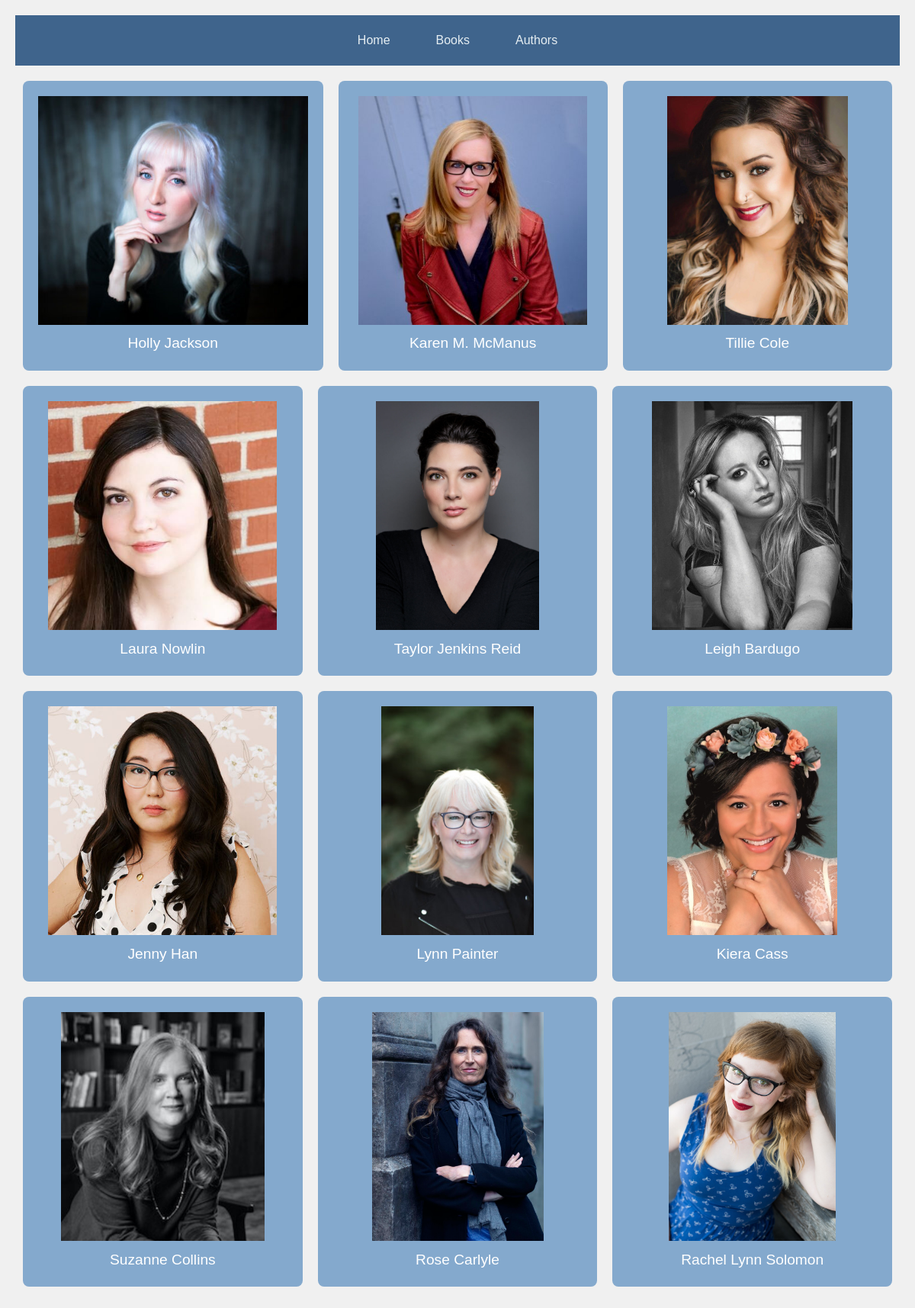
The app's page /authors with its own data.
### tables this page shows
CREATE TABLE authors (author_id INTEGER PRIMARY KEY ASC AUTOINCREMENT, author TEXT, first_name TEXT, last_name TEXT);

### main.py (the view)
@app.route('/authors')
def render_authors():
    query = "SELECT * FROM authors"
    con = create_connection(DATABASE)
    cur = con.cursor()
    cur.execute(query)
    author_list = cur.fetchall()
    con.close()
    print(author_list)
    return render_template('authors.html', authors=author_list)

### main.py (called while the page is built)
def create_connection(db_file):
    try:
        connection = sqlite3.connect(db_file)
        return connection
    except Error as e:
        print(e)
        return None

### templates/authors.html
<!DOCTYPE html>
<html>
    <head>
      <link rel="stylesheet" href="static/css/style.css">
    </head>
    <nav class="navbar">
          <ul class="nav-list">
            <li class="nav-item"><a href="/" class="nav-link">Home</a></li>
            <li class="nav-item"><a href="/books" class="nav-link">Books</a></li>
            <li class="nav-item"><a href="/authors" class="nav-link">Authors</a></li>
          </ul>
      </nav>
    <body>
        <article>
            {% for author in authors %}
            <div>
                <img src="/static/authors/{{ author[1] }}" alt="{{ author[2] }} {{ author[3]}}">
                <p>{{ author[2] }} {{ author[3] }}</p>
            </div>
            {% endfor %}
        </article>
    </body>
</html>

### static/css/style.css (style rules this page uses)
* { margin: 0; padding: 0; box-sizing: border-box; }
body { font-family: Arial, sans-serif; }
.navbar { background-color: #3F648C; padding: 10px 0; }
.nav-list { list-style: none; display: flex; justify-content: center; }
.nav-item { margin: 0 15px; }
.nav-link { color: #E6EEF2; text-decoration: none; padding: 10px 15px; display: block; transition: background-color 0.3s ease; }
body { font-family: Arial, sans-serif; line-height: 1.6; background-color: #f0f0f0; color: #333; padding: 20px; }
article { display: flex; flex-wrap: wrap; gap: 20px; width: 100%; padding: 10px; margin-top: 10px; }
div { flex: 1 1 calc(25% - 20px); background-color: #84A9CD; color: white; padding: 20px; text-align: center; border-radius: 8px; font-size: 1.2rem; }
img { height: 300px; }

### records on screen
authors: author (picture), first_name "Holly", last_name "Jackson"
authors: author (picture), first_name "Karen M.", last_name "McManus"
authors: author (picture), first_name "Tillie", last_name "Cole"
authors: author (picture), first_name "Laura", last_name "Nowlin"
authors: author (picture), first_name "Taylor", last_name "Jenkins Reid"
authors: author (picture), first_name "Leigh", last_name "Bardugo"
authors: author (picture), first_name "Jenny", last_name "Han"
authors: author (picture), first_name "Lynn", last_name "Painter"
authors: author (picture), first_name "Kiera", last_name "Cass"
authors: author (picture), first_name "Suzanne", last_name "Collins"
authors: author (picture), first_name "Rose", last_name "Carlyle"
authors: author (picture), first_name "Rachel", last_name "Lynn Solomon"
